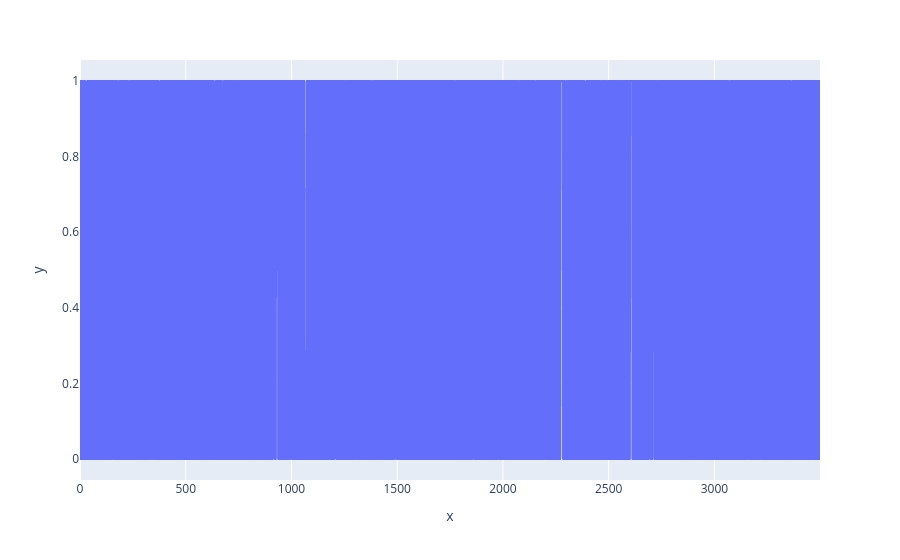

Here is the notebook cell this chart was saved with:
### Code cell
sign: pd.Series = (returns.returns_0 > 0).astype('int64')
px.line(x = sign.index, y = sign.values)

### Figure 1 — Plotly figure (JSON) as saved in the notebook; plotly's stock layout.template omitted (floating-point values rounded to 4 significant figures; data arrays with more than 128 entries replaced by an {"elided": "..."} marker saying what was removed)
{"data": [{"hovertemplate": "x=%{x}<br>y=%{y}<extra></extra>", "legendgroup": "", "line": {"color": "#636efa", "dash": "solid"}, "marker": {"symbol": "circle"}, "mode": "lines", "name": "", "showlegend": false, "type": "scattergl", "x": {"elided": "3500 int values"}, "xaxis": "x", "y": {"elided": "3500 int values"}, "yaxis": "y"}], "layout": {"legend": {"tracegroupgap": 0}, "margin": {"t": 60}, "xaxis": {"anchor": "y", "domain": [0, 1], "title": {"text": "x"}}, "yaxis": {"anchor": "x", "domain": [0, 1], "title": {"text": "y"}}}}
